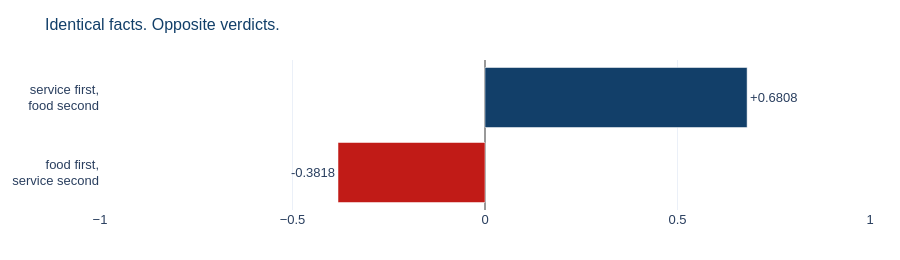

Source (notebook cell):
### Markdown cell above
### The word-order trick

This is the one. Same two facts, same two opinions, one clause swapped.

### Code cell
pair = [
    "The food was great but the service was terrible.",
    "The service was terrible but the food was great.",
]
vals = [vader.polarity_scores(t)["compound"] for t in pair]

fig = go.Figure(go.Bar(
    x=vals, y=["food first,<br>service second", "service first,<br>food second"],
    orientation="h", marker_color=[RED, NAVY],
    text=[f"{v:+.4f}" for v in vals], textposition="outside",
))
fig.update_xaxes(range=[-1.0, 1.0], zeroline=True, zerolinecolor="#999")
style(fig, "Identical facts. Opposite verdicts.", height=260, showlegend=False).show()

for t, v in zip(pair, vals):
    print(f"{v:+.4f}   {t}")
print(f"\nGap: {abs(vals[0]-vals[1]):.4f} — a swing of more than one full point.")

### Figure 1 — Plotly figure (JSON) as saved in the notebook; plotly's stock layout.template omitted (floating-point values rounded to 4 significant figures)
{"data": [{"marker": {"color": ["#C11B17", "#123F69"]}, "orientation": "h", "text": ["-0.3818", "+0.6808"], "textposition": "outside", "type": "bar", "x": [-0.3818, 0.6808], "y": ["food first,<br>service second", "service first,<br>food second"]}], "layout": {"font": {"family": "Helvetica, Arial, sans-serif", "size": 13}, "height": 260, "margin": {"b": 50, "l": 60, "r": 30, "t": 60}, "showlegend": false, "title": {"font": {"color": "#123F69", "size": 16}, "text": "Identical facts. Opposite verdicts."}, "xaxis": {"range": [-1, 1], "zeroline": true, "zerolinecolor": "#999"}}}
